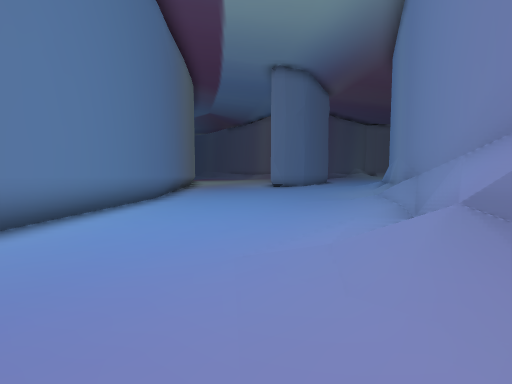
View 1 (above)

18 first-person views from a walk through a scene from a Unity 3-D project. The camera is 1.4 m above the floor, tilts 4° down and sees 85° across. The floor is counted in squares, 2 m on a side. Each view is taken from the middle of a square. On the plan, view 1 faces up. The plan holds only what a view shows up to about 9 squares ahead; the rest is blank. The place goes on beyond the plan. The player character is not drawn.

View 2
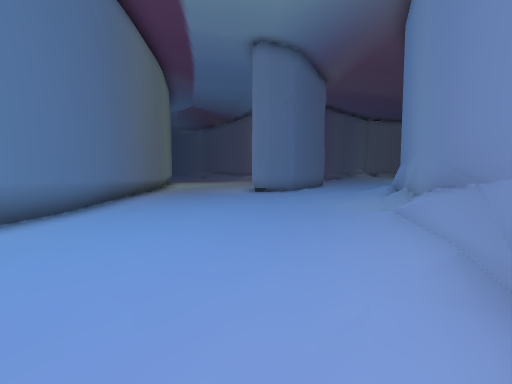

View 3
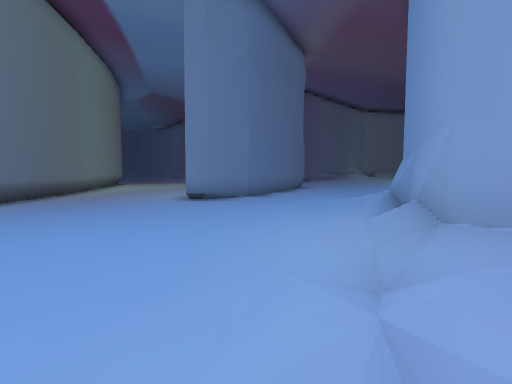

View 4
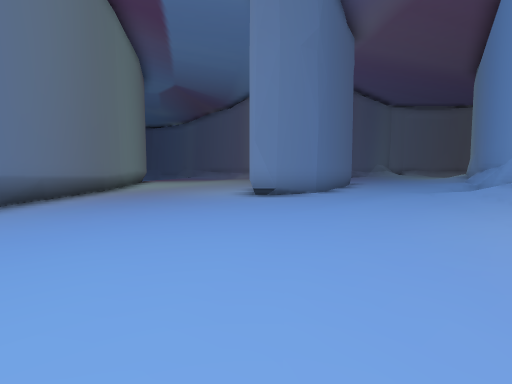

View 5
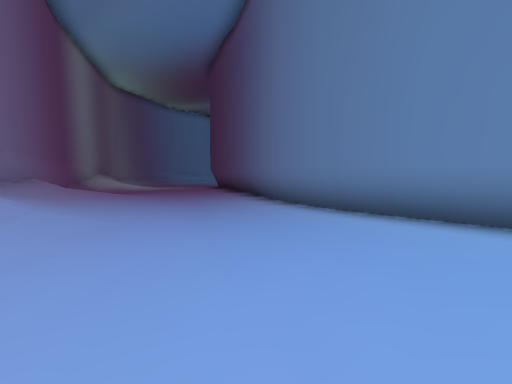

View 6
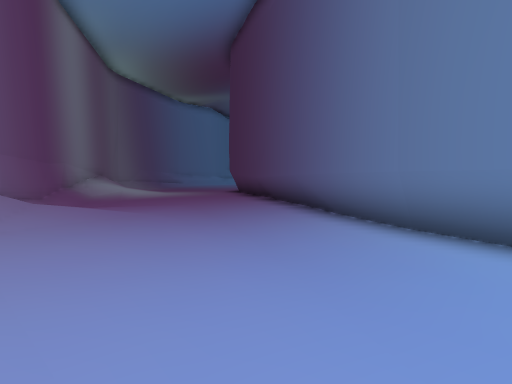

View 7
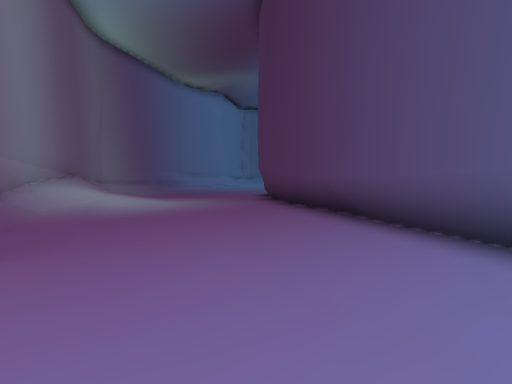

View 8
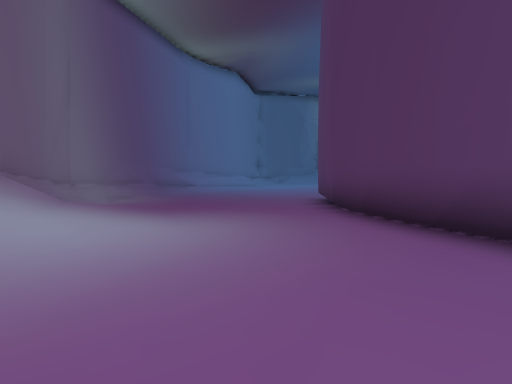

View 9
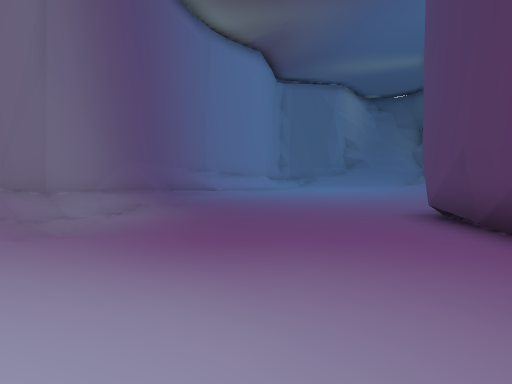

View 10
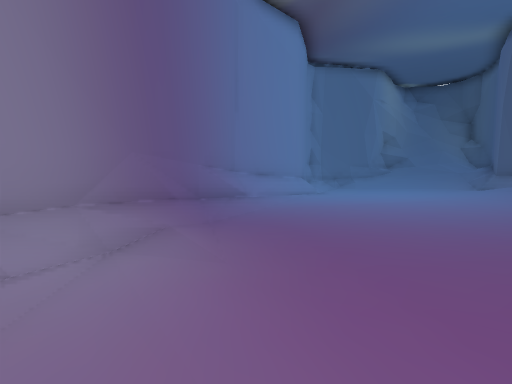

View 11
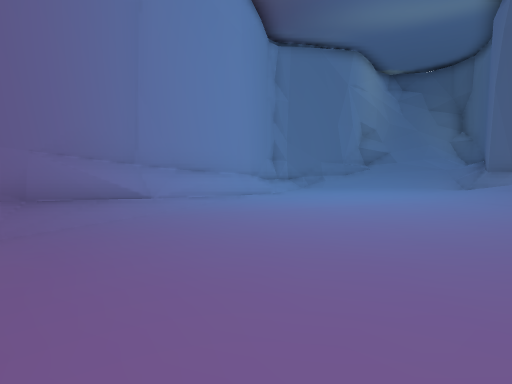

View 12
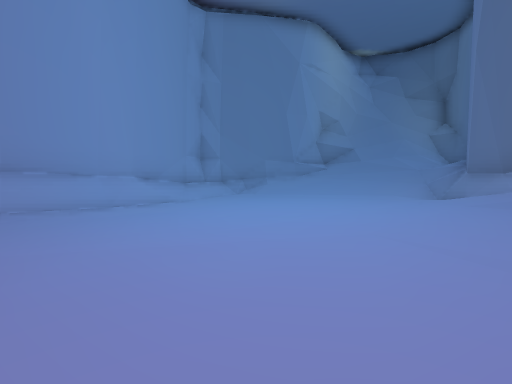

View 13
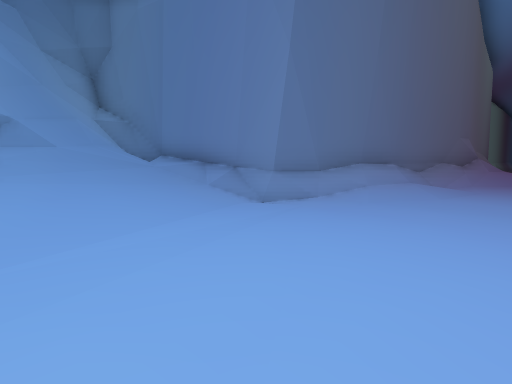

View 14
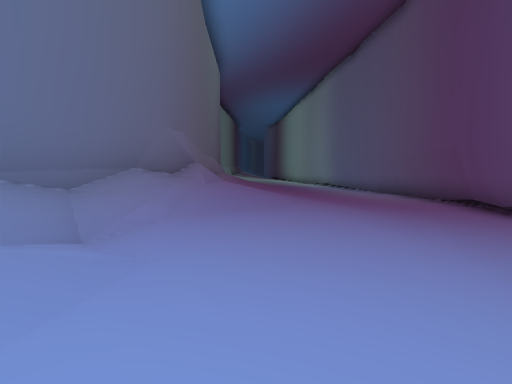

View 15
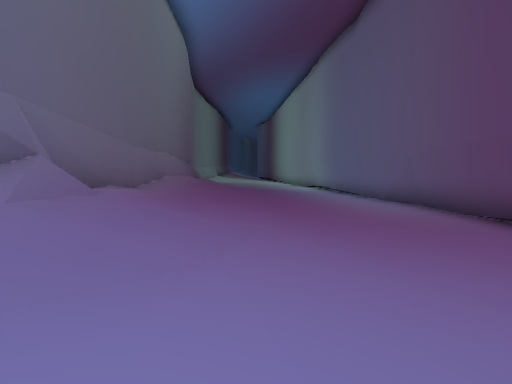

View 16
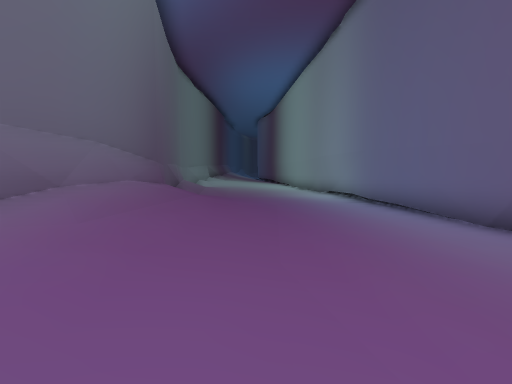

View 17
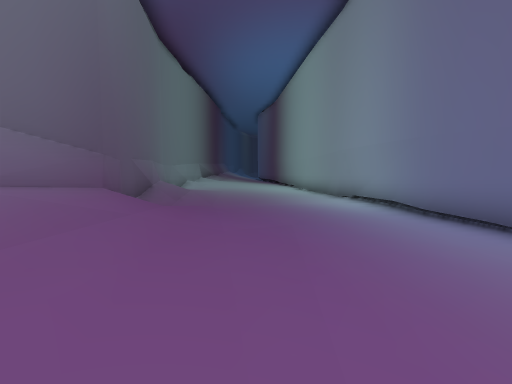

View 18
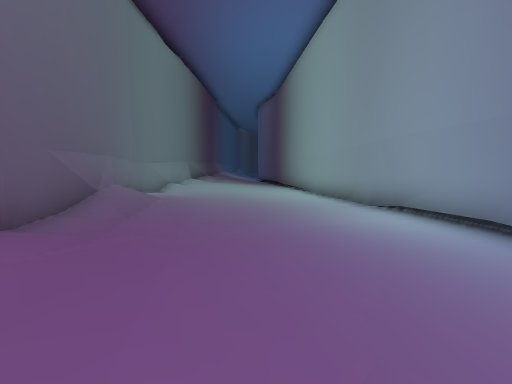

### Floor plan
Key: @ floor where view 1 was taken; # wall or solid block; . main floor; : floor 0.25 m higher than the main floor; - floor 0.25 m lower than the main floor; + floor 0.5 m higher than the main floor; * floor 0.75 m higher than the main floor; % floor 1 m higher than the main floor; & floor 1.25 m higher than the main floor; $ floor 1.75 m higher than the main floor; / step, stairs or slope; = window, fence, low wall or low ledge.
Columns run from 27 left of view 1 to 8 right of it. Each row starts with its distance up from view 1.
 17                        #++++ ##++**#
 16                        #++++##++++/#
 15                        #++++++++**##
 14                        #+++++++**/#
 13                        #++++++++*##
 12                        #++++++++*#
 11                        #++++++++/#
 10        # +:::.#        ##+++++++##
  9        #++:::.#        ##+++::+/#
  8        #/+:::.##       #+::::+*/#
  7        #/+:::..#       #:::::+*##
  6        #/:::...#       #::::++##
  5        ##.::...#       #::::+*#
  4         #::::..#       #:::++*#
  3         #/+::..#       #:::+*##
  2         #/+::..#      ##::+*/#
  1         #/*+:..#      #:::+*/
  0         #/*+:..#     ##::++@
 -1         #/*+:..##    #:::++/#
 -2         #/*+:...#   ##:::+*/#
 -3         #%*+:...#   #::::+*##
 -4         #%*+:..##  ##:::::/#
 -5         #&*+:..#   #.::::.##
 -6         #/%+:..#  ##.::::/#
 -7         #/%+:..# ##..::::/#
 -8        ##/++:.. ##....:+/##
 -9        #/++::.  #.....+//#
-10        #/++::........:+/##
-11       ##*+:::........:/##
-12  ######/+::::........./#
-13 ##/$//.::::...........##
-14 #///&*::........---.-/#
-15 ##///*+.........---/###
-16  ##//%+:.....---./###
-17   ##$/*:...-..=####
-18         .-/######

Where each view was taken, in squares from view 1:
view 1: 0 up, 0 right, facing up
view 2: 3 up, 1 right, facing up
view 3: 7 up, 3 right, facing up
view 4: 8 up, 1 right, facing up
view 5: 6 up, 1 right, facing down-left
view 6: 3 up, 0 right, facing down-left
view 7: 1 down, 2 left, facing down-left
view 8: 5 down, 4 left, facing down-left
view 9: 8 down, 5 left, facing down-left
view 10: 11 down, 6 left, facing down-left
view 11: 11 down, 9 left, facing down-left
view 12: 11 down, 13 left, facing down-left
view 13: 17 down, 17 left, facing up-left
view 14: 12 down, 17 left, facing up
view 15: 9 down, 16 left, facing up
view 16: 5 down, 16 left, facing up
view 17: 2 down, 16 left, facing up
view 18: 1 up, 16 left, facing up
